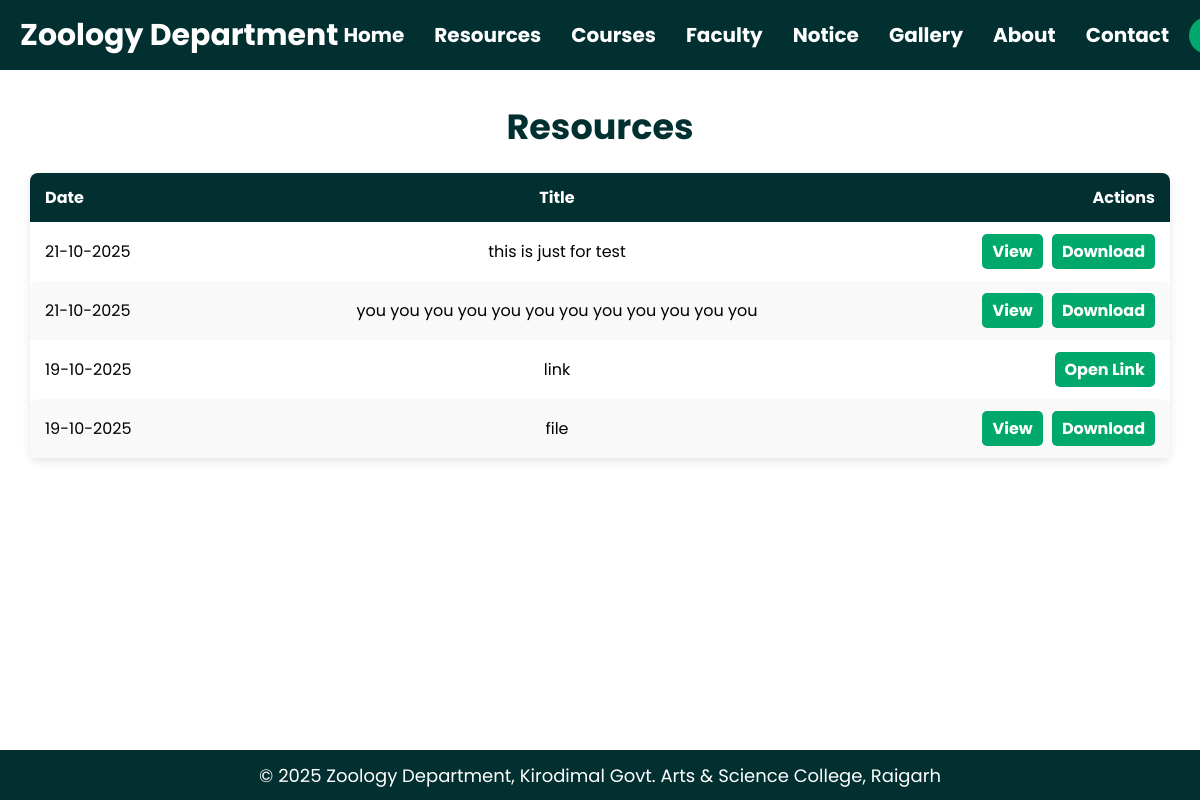
The page /resources.php (signed in) on the database its author committed.
### tables this page shows
CREATE TABLE IF NOT EXISTS `resources` (
  `id` int NOT NULL AUTO_INCREMENT,
  `title` varchar(255) NOT NULL,
  `type` enum('file','link') NOT NULL,
  `file_path` varchar(255) DEFAULT NULL,
  `link_url` varchar(255) DEFAULT NULL,
  `date` date NOT NULL,
  `uploaded_by` varchar(255) DEFAULT NULL,
  PRIMARY KEY (`id`)
);

### resources.php (the view)
<?php
include 'database/database.php';
include 'header.php';
$result = mysqli_query($conn, "SELECT * FROM resources ORDER BY date DESC");
?>
<main class="resource-page-view">
    <div class="resource-table-content">
        <h1 class="resource-title">Resources</h1>
        <table>
            <thead>
                <tr>
                    <th>Date</th>
                    <th>Title</th>
                    <th>Actions</th>
                </tr>
            </thead>
            <tbody>
                <?php while($row = mysqli_fetch_assoc($result)): ?>
                    <tr>
                        <td><?php echo date('d-m-Y', strtotime($row['date'])); ?></td>
                        <td><?php echo htmlspecialchars($row['title']); ?></td>
                        <td class="actions-cell">
                            <?php if($row['type'] == 'file'): ?>
                                <a href="<?php echo htmlspecialchars($row['file_path']); ?>" target="_blank" class="edit">View</a>
                            <?php else: ?>
                                <a href="<?php echo htmlspecialchars($row['link_url']); ?>" target="_blank" class="edit">Open Link</a>
                            <?php endif; ?>
                             <?php if($row['type'] == 'file'): ?>
                                <a href="<?php echo htmlspecialchars($row['file_path']); ?>" download class="edit">Download</a>
                            <?php else: ?>
                            <?php endif; ?>
                        </td>
                    </tr>
                <?php endwhile; ?>
            </tbody>
        </table>
    </div>
</main>
<?php include 'footer.php'; ?>

### rows shown on the page
resources: date "21-10-2025", title "this is just for test"
resources: date "21-10-2025", title "you you you you you you you you you you you you"
resources: date "19-10-2025", title "link"
resources: date "19-10-2025", title "file"
